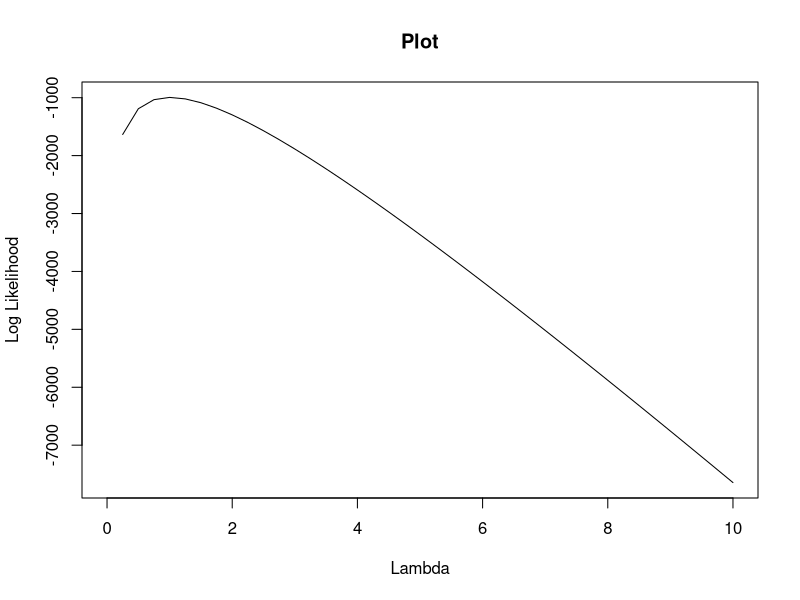
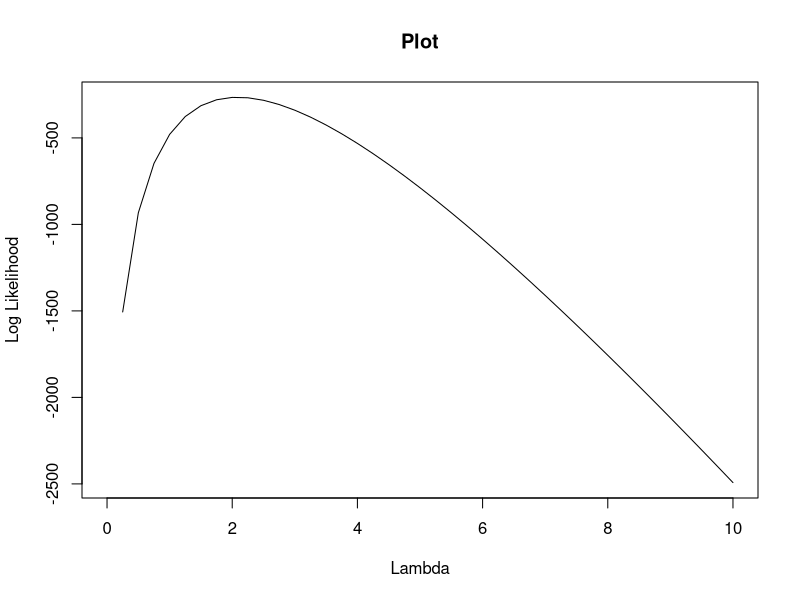
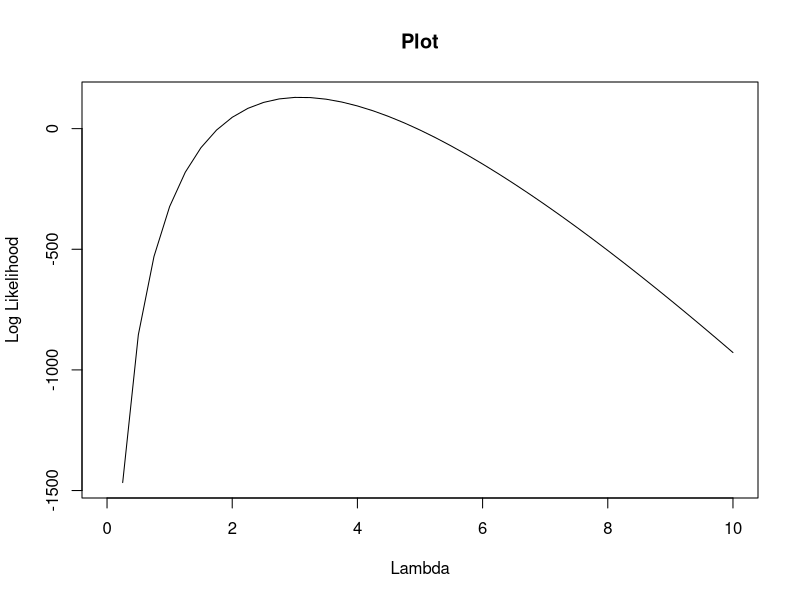
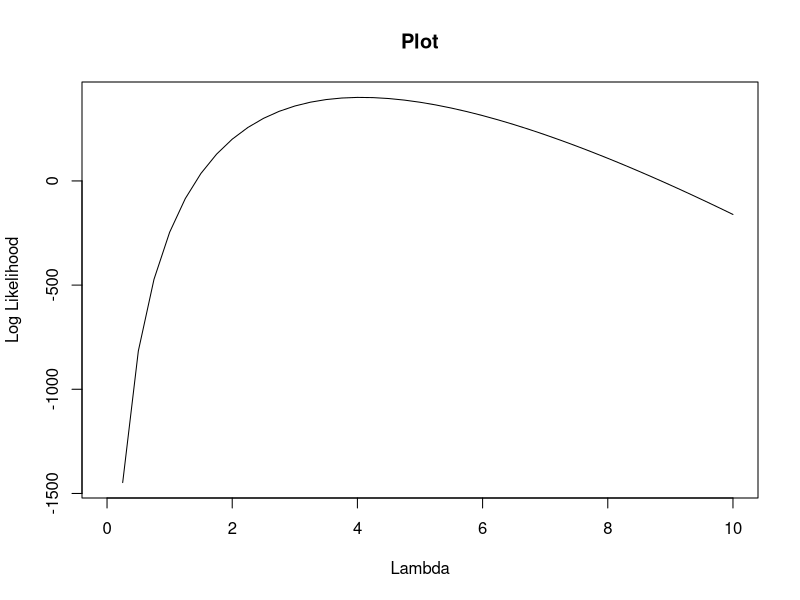

These charts were generated, in order, by the following R code:
#Q1

#a part

rm(list=ls())
lambdas <- c(1,2,3,4)

for(i in lambdas){
  data <- rexp(1000,i)
  print(data)
}

#b part
lambdas <- c(1,2,3,4)
LogLikelihood <- function(lambda,x){
  -sum(log(dexp(x,lambda)))
}


for(lambda in lambdas){
  x <- rexp(1000,lambda)
  set <- c(0.33,0.65,1/mean(x))
  print("For Lamba =")
  print(lambda)
  for(i in set){
    mle <- optim(par = i, fn = LogLikelihood, x = x, method = "L-BFGS-B")
    cat("MLE with Initial Value = ",i,"is:",mle$par,"\n")
  }
}

#c part
seq1 <- seq(0,10,by = 0.25)
for (lambda in lambdas){
  data <- rexp(1000,lambda)
  y <- c()
  for(i in seq1){
    y <- c(y,-1*LogLikelihood(i,data))
  }
  plot(seq1, matrix(y, 1, length(seq1)), type="l",xlab = "Lambda", ylab = "Log Likelihood", main = "Plot")
}




